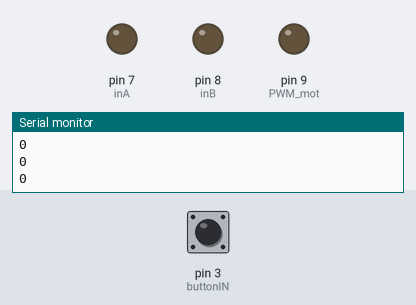
The sketch below on a simulated Arduino Uno, built with avr-gcc and run on an emulated ATmega328P. On the bench: output pins drawn as LEDs (lit = HIGH), the last lines printed to the serial monitor. Inputs (shaded band) come from the test bench; at power-on: pin 3 (buttonIN) LOW.

Above: at 1.3 s.
1.4 s: pin 3 (buttonIN) pulled HIGH for 0.15 s
At 2.8 s:
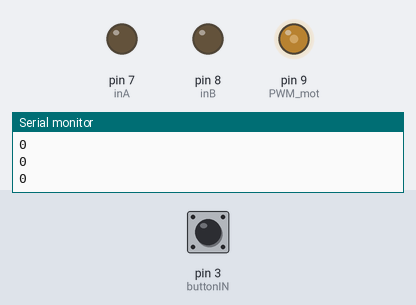
3.1 s: pin 3 (buttonIN) pulled HIGH for 3.2 s
At 4.2 s:
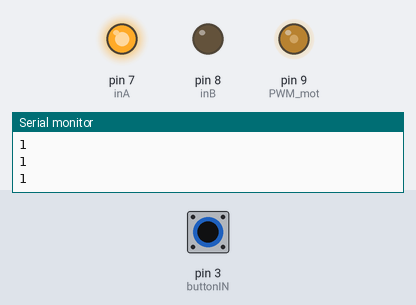
Timing chart, 0 to 7.8 s (numbered marks = the images above; inputs shaded):
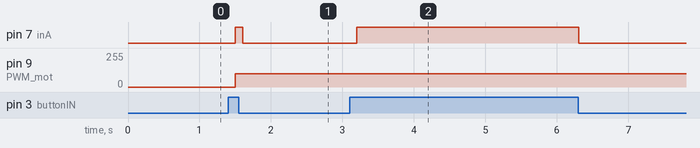

The sketch:

button_moter_driver.ino
```cpp
const int buttonIN = 3;
const int inA = 7;
const int inB = 8;
const int PWM_mot = 9;


void stop() {
    digitalWrite(inA, LOW);
    digitalWrite(inB, LOW);
    delay(100);
}

void cw() {
    stop();
    digitalWrite(inA, HIGH);
    digitalWrite(inB, LOW);
    analogWrite(PWM_mot, 100);
    delay(100);
}

void ccw() {
    stop();
    digitalWrite(inA, LOW);
    digitalWrite(inB, HIGH);
    analogWrite(PWM_mot, 100);
    delay(100);
}


void setup() {
    pinMode(buttonIN, INPUT);
    pinMode(inA, OUTPUT);
    pinMode(inB, OUTPUT);
    Serial.begin(9600);

    stop();
}


int flag = 0;
int i = 0;
void loop() {
    int val = digitalRead(buttonIN);
    Serial.println(val);
    if (val == HIGH && flag == 0) {
        cw();
        flag = 1;
    } else if (val == HIGH && flag == 2) {
        cw();
        flag = 3;
    } else if (val == HIGH && (flag == 1 || flag == 3)) {
        // do nothing
    } else {
        stop();
        if (flag == 0 || flag == 1) {
            flag = 2;
        } else if (flag == 2 || flag == 3) {
            flag = 0;
        }
    }
}
```

Measured:
- after the input at 1.4 s, pin 7 (inA): LOW → HIGH after 0.10 s, → LOW 0.10 s later; pin 9 (PWM_mot): 0/255 → 100/255 after 0.10 s
- after the input at 3.1 s, pin 7 (inA): LOW → HIGH after 0.10 s, → LOW 3.1 s later
